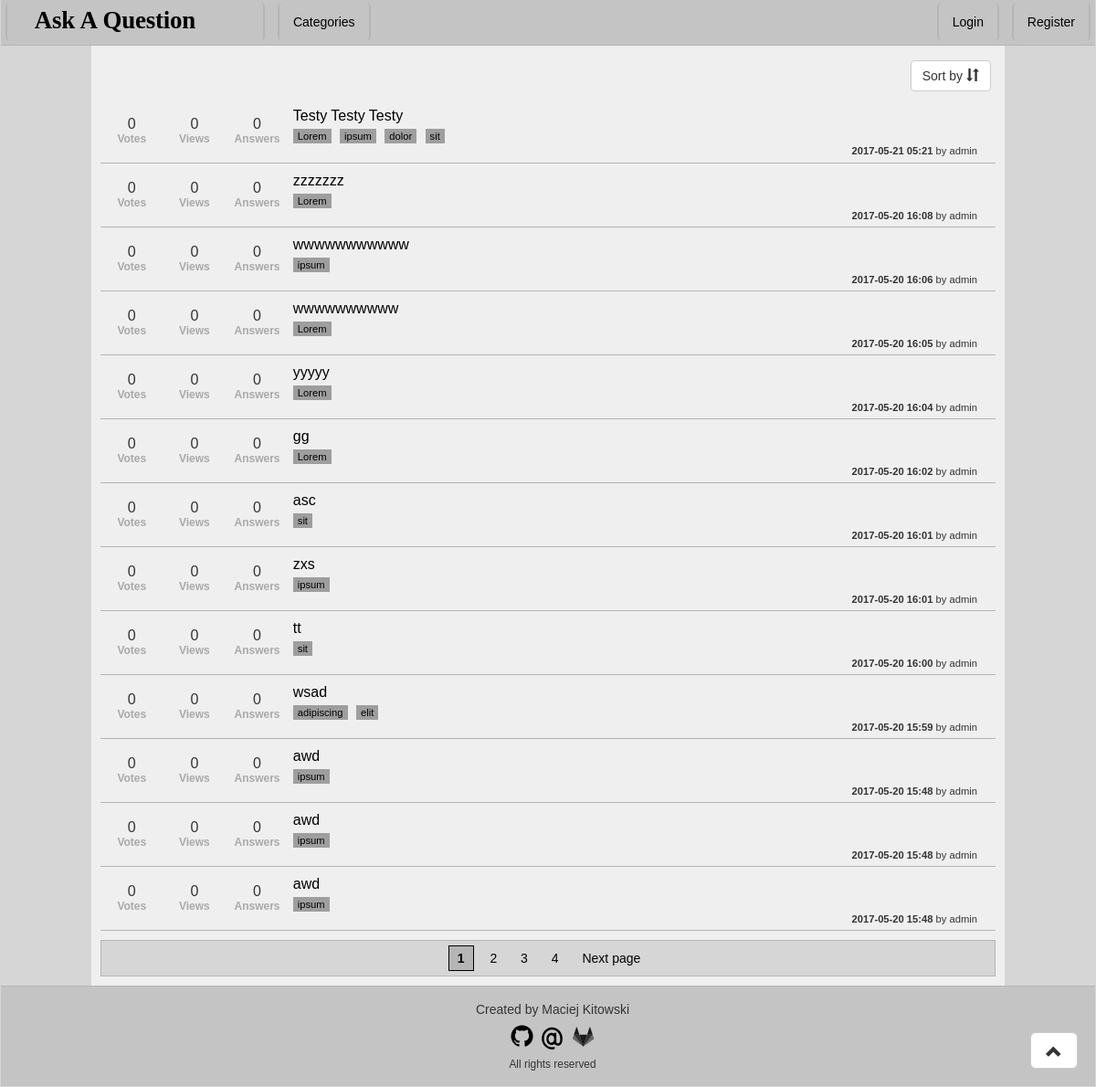
Before: / with the older database file.
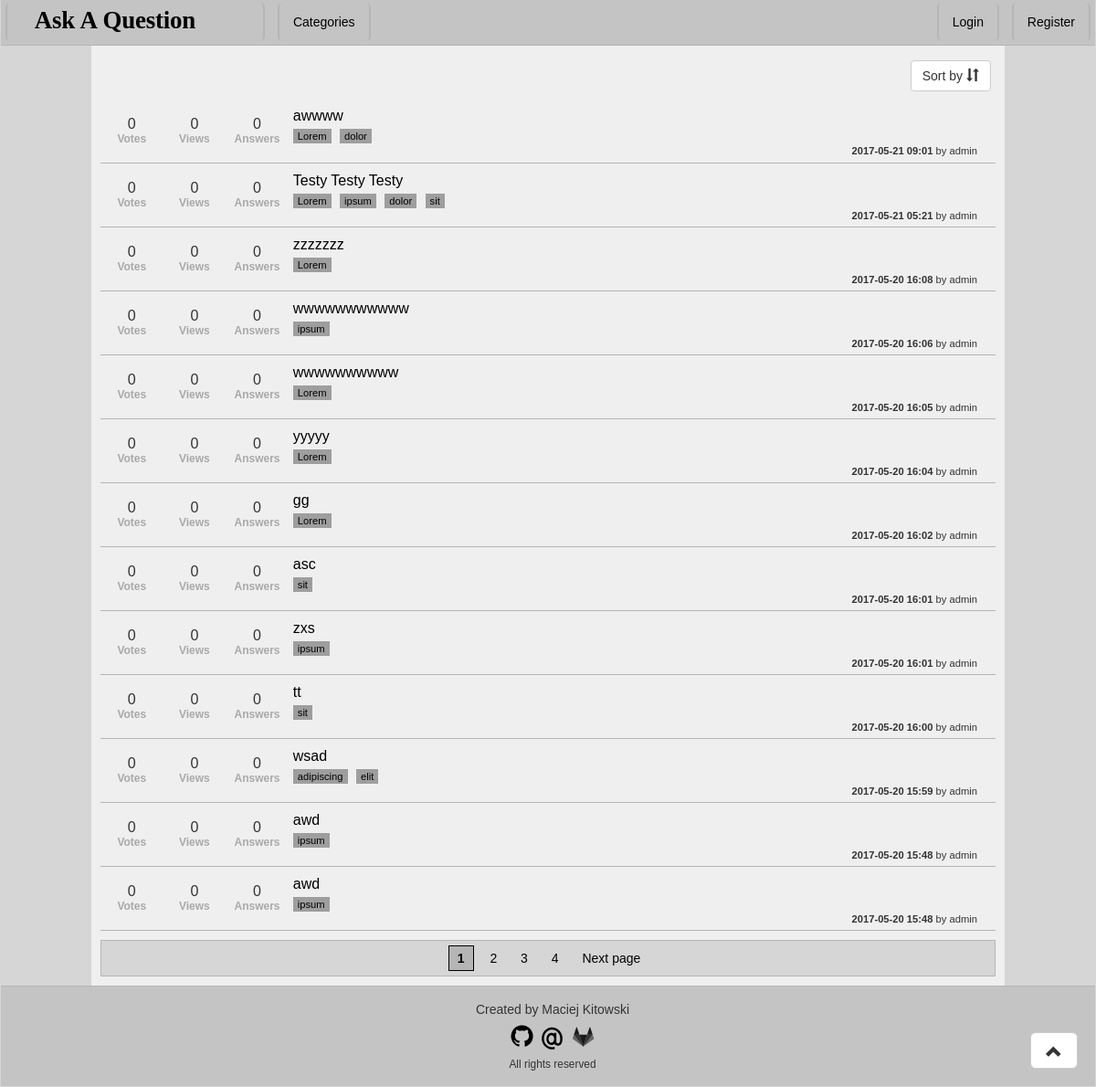
After: the same page with the newer database file.
### Question/models.py (models this page shows, shortened)
class Question(models.Model):
    author = models.ForeignKey(User)
    title = models.CharField('Title', max_length = 255)
    askDate = models.DateTimeField('Ask Date', auto_now_add=True)
    content = models.TextField('Content')
    views = models.PositiveIntegerField('Views', default=0)
    votes = models.IntegerField('Votes', default=0)
    categories = models.ManyToManyField(Category, verbose_name = 'Categories', blank = True)
    answers = models.ManyToManyField(Answer, verbose_name = 'Answers', blank = True)
    class Meta:
        verbose_name = 'Question'
        verbose_name_plural = 'Questions'

class Category(models.Model):
    name = models.SlugField('Name')
    class Meta:
        verbose_name = 'Category'
        verbose_name_plural = 'Categories'
    def __unicode__(self):
        return self.name
    def countReferences(obj):
        return Question.objects.filter(categories__in=[obj]).count()
    countReferences.short_description = 'References'

### Question/views.py (the view)
# urls.py: url(r'^(?P<page>[\d]*)/?$', views.IndexView.as_view(), name='index'),
class IndexView(generic.ListView):
    template_name = 'index.html'
    context_object_name = 'questions'
    model = models.Question
    paginate_by = 13
    def get_queryset(self):
        sortbyColumn = {'date-asc':'askDate', 'date-desc':'-askDate', 'votes-asc':'votes', 'votes-desc':'-votes', 'views-asc':'views', 'views-desc':'-views', 'answers-asc':'answersCount', 'answers-desc':'-answersCount' }
        qr = super(IndexView, self).get_queryset()
        qr = qr.annotate(answersCount=Count('answers'))
        if 'category' in self.kwargs:
            qr = qr.filter(categories__name__iexact = self.kwargs['category'])
        if 'sortby' in self.kwargs and self.kwargs['sortby'] in sortbyColumn:
            qr = qr.order_by(sortbyColumn[self.kwargs['sortby']])
        else:
            qr = qr.order_by(sortbyColumn['date-desc'])
        return qr

### Question/templates/index.html (shortened to what this page needs)
{% extends 'base.html' %}
{% load staticfiles %}
{% block CSS %}
    <link rel="stylesheet" href="{% static 'css/index.css' %}">
{% endblock %}
{% block content %}
    <div id="questionNavbar">
        <div id="sortbyDropdown">
            <div class="dropdown">
                <button class="btn btn-default dropdown-toggle" type="button" id="sortDropdown" data-toggle="dropdown" aria-haspopup="true">Sort by <span class="glyphicon glyphicon-sort"></span></button>
            </div>
        </div>
    </div>
    <table>
        {% for question in questions %}
            <tr>
                <td class="votes">
                    {{ question.votes }} <br/>
                    <small>Votes</small>
                </td>
                <td class="views">
                    {{ question.views }} <br/>
                    <small>Views</small>
                </td>
                <td class ="answers">
                    {{ question.answersCount }} <br/>
                    <small>Answers</small>
                </td>
                <td class="question">
                    <a href="question/{{ question.pk }}">{{ question.title }}</a> <br/>
                    {% for cat in question.categories.all %}
                        <a href = "/category/{{ cat }}/1" class = "category">{{ cat }}</a>
                    {% endfor %}
                    <br/>
                    <div class="detail"><b>{{ question.askDate|date:'Y-m-d H:i' }}</b> by {{ question.author }}</div>
                </td>
            </tr>
        {% empty %}
            <tr><th>Nobody asked a question</th></tr>
        {% endfor %}
    </table>
    {% if is_paginated %}
        <div id="pageNumbers">
            {% if request.resolver_match.kwargs.category %}
                {% if request.resolver_match.kwargs.sortby %}
                    {% if page_obj.has_previous %}
                        <a href="{% url 'index' category=request.resolver_match.kwargs.category page=page_obj.previous_page_number sortby=request.resolver_match.kwargs.sortby %}" class="page">Previous page</a>
                    {% endif %}
                    {% for pageNumber in page_obj.paginator.page_range %}
                        {% if pageNumber == page_obj.number %}
                            <a href="#" class="currentPage"> {{ pageNumber }} </a>
                        {% else %}
                            <a href="{% url 'index' category=request.resolver_match.kwargs.category page=pageNumber sortby=request.resolver_match.kwargs.sortby %}" class="page"> {{ pageNumber }} </a>
                        {% endif %}
                    {% endfor %}
                    {% if page_obj.has_next %}
                        <a href="{% url 'index' category=request.resolver_match.kwargs.category page=page_obj.next_page_number sortby=request.resolver_match.kwargs.sortby %}" class="page">Next page</a>
                    {% endif %}
                {% else %}
                    {% if page_obj.has_previous %}
                        <a href="{% url 'index' category=request.resolver_match.kwargs.category page=page_obj.previous_page_number sortby='' %}" class="page">Previous page</a>
                    {% endif %}
                    {% for pageNumber in page_obj.paginator.page_range %}
                        {% if pageNumber == page_obj.number %}
                            <a href="#" class="currentPage"> {{ pageNumber }} </a>
                        {% else %}
                            <a href="{% url 'index' category=request.resolver_match.kwargs.category page=pageNumber sortby='' %}" class="page"> {{ pageNumber }} </a>
                        {% endif %}
                    {% endfor %}
                    {% if page_obj.has_next %}
                        <a href="{% url 'index' category=request.resolver_match.kwargs.category page=page_obj.next_page_number sortby='' %}" class="page">Next page</a>
                    {% endif %}
                {% endif %}
            {% else %}
                {% if request.resolver_match.kwargs.sortby %}
                    {% if page_obj.has_previous %}
                        <a href="{% url 'index' page=page_obj.previous_page_number sortby=request.resolver_match.kwargs.sortby %}" class="page">Previous page</a>
                    {% endif %}
                    {% for pageNumber in page_obj.paginator.page_range %}
                        {% if pageNumber == page_obj.number %}
                            <a href="#" class="currentPage"> {{ pageNumber }} </a>
                        {% else %}
                            <a href="{% url 'index' page=pageNumber sortby=request.resolver_match.kwargs.sortby %}" class="page"> {{ pageNumber }} </a>
                        {% endif %}
                    {% endfor %}
                    {% if page_obj.has_next %}
                        <a href="{% url 'index' page=page_obj.next_page_number sortby=request.resolver_match.kwargs.sortby %}" class="page">Next page</a>
                    {% endif %}
                {% else %}
                    {% for pageNumber in page_obj.paginator.page_range %}
                        {% if pageNumber == page_obj.number %}
                            <a href="#" class="currentPage"> {{ pageNumber }} </a>
                        {% else %}
                            <a href="{% url 'index' page=pageNumber %}" class="page"> {{ pageNumber }} </a>
                        {% endif %}
                    {% endfor %}
                    {% if page_obj.has_next %}
                        <a href="{% url 'index' page=page_obj.next_page_number %}" class="page">Next page</a>
                    {% endif %}
                {% endif %}
            {% endif %}
        </div>
    {% endif %}
{% endblock %}

### Question/templates/base.html (shortened to what this page needs)
{% load staticfiles %}
<html>
    <head>
        <link rel="stylesheet" href="{% static 'bootstrap/css/bootstrap.min.css' %}">
        <link rel="stylesheet" href="{% static 'css/base.css' %}">
        {% block CSS %}{% endblock %}
    </head>
    <body>
        <div id="header">
            <a href="/" class="Button"><img src="{% static 'graphics/logo.svg' %}" width="250px" height="40px"></img></a>
            <a href="/categories" class="Button"> Categories </a>
            <div id="auth">
                {% if user.is_authenticated %}
                    <small>Logged as <b>{{ user.get_username }}</b></small>
                    {% if request.user.is_staff %}
                        <a href="/admin" class="Button">Admin</a>
                    {% endif %}
                    <a href="/logout" class="Button">Logout</a>
                    {% else %}
                      <a href="/login" class="Button">Login</a>
                      <a href="/register" class="Button">Register</a>
                {% endif %}
            </div>
        </div>
        <div id="mainContent">
            {% block content %}
            {% endblock %}
        </div>
        <a href="#" class="btn btn-default btn-lg" role="button" id="backToTop"><span class="glyphicon glyphicon-chevron-up"></span></a>
        <div id="footer">
            Created by Maciej Kitowski <br/>
            <a href = "https://github.com/MaciejKitowski"><small><img src="{% static 'graphics/github.svg' %}" width="30px"></img></small></a>
            <a href = "mailto:MaciejKitowski&#64;hotmail.com"><small><img src="{% static 'graphics/email.svg' %}" width="30px"></img></small></a>
            <a href = "https://gitlab.com/Horunkan"><small><img src="{% static 'graphics/gitlab.svg' %}" width="30px"></img></small></a> <br/>
            <small>All rights reserved</small>
        </div>
    </body>
</html>

### static/css/base.css (style rules this page uses)
body { background-color: lightblue; font-family: Verdana, Geneva, Tahoma, sans-serif; background-color: #D6D6D6; }
#header { height: 50px; margin: 0px 1px 0px 1px; background-color: #C4C4C4; border-bottom: 1px solid #B5B5B5; }
.Button { vertical-align: bottom; margin: 3px 5px 0px 5px; padding: 0px 15px 0px 15px; display:inline-block; height: 42px; line-height: 42px; background-color: #C4C4C4; outline: 4px solid #C4C4C4; border-bottom: 0px solid white; border-top: 0px solid white; border-left: 2px solid #B5B5B5; border-right: 2px solid #B5B5B5; color: black; text-align: center; text-decoration: none; border-radius: 5px; }
#auth { float: right; line-height: 42px; }
#mainContent { float: center; padding: 1px 10px 5px 10px; margin: 0px 100px 0px 100px; background-color: #EFEFEF; }
#mainContent table { width: 100%; }
#mainContent tr { border-bottom: 1px solid #B5B5B5; background-color: #EFEFEF; }
#mainContent td { text-align: center; height: 70px; }
#mainContent small { font-size: 75%; font-weight: bold; color: darkgray; }
#backToTop { cursor: pointer; position: fixed; bottom: 20px; right: 20px; }
#footer { padding: 15px 0px 15px 10px; margin: 0px 1px 1px 1px; background-color: #C4C4C4; border-top: 1px solid #B5B5B5; text-align: center; }

### static/css/index.css (style rules this page uses)
#questionNavbar { display:inline-block; width: 100%; margin: 5px 0px 5px 0px; padding: 10px 5px 3px 5px; }
#sortbyDropdown { float: right; }
#mainContent td.votes { width: 7%; }
#mainContent td.views { width: 7%; }
#mainContent td.answers { width: 7%; }
#mainContent td.question { width: auto; padding: 10px 10px 0px 5px; text-align: left; vertical-align: top; }
#mainContent td.question a { color: black; text-decoration: none; }
#mainContent .category { display:inline-block; margin-top: 5px; margin-right: 5px; padding: 2px 5px 2px 5px; background-color: #9E9E9E; text-decoration: none; color: black; font-size: 70%; }
#mainContent .detail { vertical-align: bottom; float: right; margin-right: 5px; padding: 2px 5px 2px 5px; font-size: 70%; }
#pageNumbers { margin: 10px 0px 5px 0px; padding: 2px 1px 2px 1px; background-color: #d6d6d6; text-align: center; border: 1px solid #B5B5B5; }
#pageNumbers .page { color: black; display: inline-block; padding: 3px 9px 3px 9px; margin: 2px; }
#pageNumbers .currentPage { color: black; display: inline-block; padding: 3px 9px 3px 9px; margin: 3px; background-color: #B5B5B5; font-weight: bold; border: 1px solid black; text-decoration: none; }

Changed rows visible on the page:
no longer on this page (row unchanged): Question: votes "0", views "0", answersCount "0", title "awd", askDate "2017-05-20 15:48", author "admin", Category (name "ipsum")
added Question: votes "0", views "0", answersCount "0", title "awwww", askDate "2017-05-21 09:01", author "admin", Category (name "Lorem"), Category (name "dolor")
